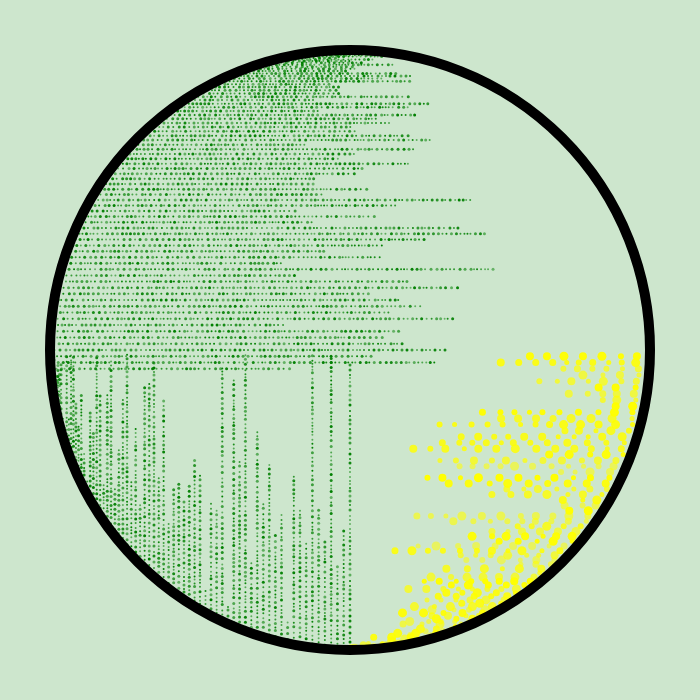
Frame 1 (no input)
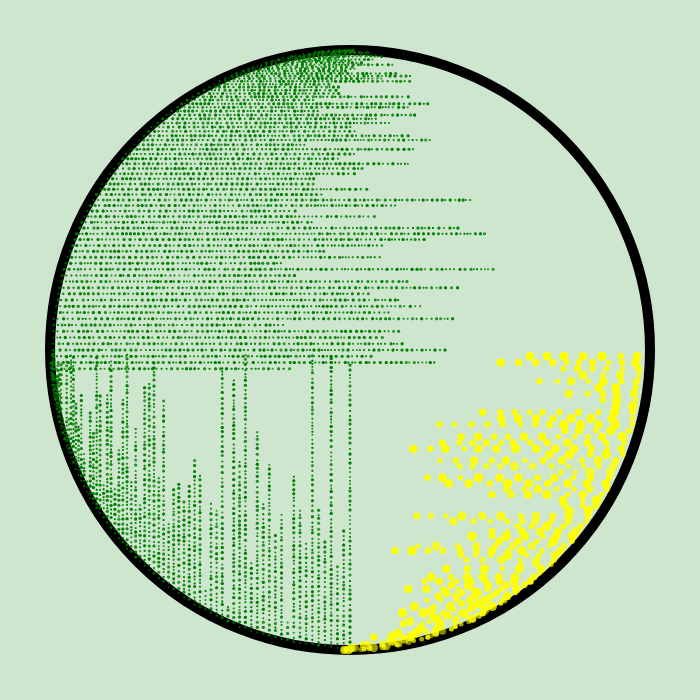
Frame 2 (the mouse pressed at the canvas centre, redrawn once)

The p5.js sketch that drew these frames (run headless with seeded random() and noise() and a simulated clock; the mouse was pressed at the canvas centre and the sketch redrawn once):

// p5.js sketch
// ── sketch.js
let mid = {};
let dish;
let lines = [];
let numberOfPoints = 300;
let nwCutoff = 24;
//https://lh3.googleusercontent.com/-ubAq4W0Zsqk/Wveb4ggSHII/AAAAAAAAVX4/rTcox6LuXVIHxywqhlXhSaoEAyIWJ6-mQCL0BGAYYCw/h467/2018-05-12.png
function setup() {
  //960,720;
  createCanvas(700, 700);
  const bg = ca("green", 50);
  background(bg);
  mid = {
    x: width / 2,
    y: height / 2
  };
  noLoop();
  setupSeed();

  dish = new Dish({
    radius: 300,
    numberOfPoints
  });
  let linePoints = dish.points.filter(i => i.x < 0 && i.y < nwCutoff);
  lines = linePoints.map(i => {
    const xabs = Math.abs(i.x);
    return new ColonyLine({
      startingPosition: createVector(i.x, i.y),
      length: random(xabs * 0.75, xabs * 1.5)
    });
  });

  let upLinePoints = dish.points.filter(i => i.y > nwCutoff && i.x < 0);
  lines.push(
    ...upLinePoints.map(i => {
      const line = new ColonyLine({
        startingPosition: createVector(i.x, i.y),
        length: random(10, Math.abs(i.y)),
        growthDirection: "-y"
      });
      //line.fillColor = ca("red");
      return line;
    })
  );

  let rightLinePoints = dish.points.filter(i => i.x > 0 && i.y > 0);
  lines.push(
    ...rightLinePoints.map(i => {
      const line = new ColonyLine({
        startingPosition: createVector(i.x, i.y),
        length: random(10, Math.abs(i.x) * 0.75),
        growthDirection: "-x",
        radiusFunc: () => randomInt(5, 10),
        bufferFunc: () => randomInt(7, 14)
      });
      line.fillColor = ca("yellow");
      return line;
    })
  );
}
function draw() {
  translate(mid.x, mid.y);

  lines.forEach(i => i.draw());
  // draw a circle to be the petri dish
  if (!dish.drawn) {
    dish.fillColor = ca("#fff", 0);
    dish.draw();
  }
  // find the points along the top left corner of the circle
  // for each of those points, draw a line of colonies in green
  // each colony should be of a similar, but random-like size
  // each line should decrease in density about 60% of the way
  //    through the circle, with the colonies getting slightly
  //    larger and further apart before tapering off
}

function setupSeed() {
  const fromLocation = new URL(document.location).searchParams.get("seed");
  if (fromLocation) {
    window.seed = parseFloat(fromLocation);
  } else {
    window.seed = ceil(random(0, 1000000));
  }
  console.log(window.seed);
  randomSeed(window.seed);
}
function randomFromArray(arr) {
  const i = Math.floor(random(0, arr.length));
  return arr[i];
}

function ca(c, a) {
  const result = color(c);
  if (a !== undefined) {
    result.setAlpha(a);
  }
  return result;
}

function polygonPoints(radius, numberOfPoints, { x = 0, y = 0, ao = 0 } = {}) {
  var angle = TWO_PI / numberOfPoints;
  const results = [];
  for (var a = 0; a < TWO_PI; a += angle) {
    var sx = x + cos(a + ao) * radius;
    var sy = y + sin(a + ao) * radius;
    results.push({ x: sx, y: sy });
  }
  return results;
}
class Colony {
  constructor({ position } = {}) {
    this.position = position || createVector(0, 0);
    this.strokeWeight = 0;
    this.strokeColor = color("#000");
    this.fillColor = ca(color("green"), 240);
    this.radius = 4;
  }
  draw() {
    strokeWeight(this.strokeWeight);
    stroke(this.strokeColor);
    fill(this.fillColor);
    ellipse(this.position.x, this.position.y, this.radius);
  }
}
function randomInt(a = 0, b = 1) {
  return Math.floor(random(a, b));
}
class ColonyLine {
  constructor({
    startingPosition,
    length,
    growthDirection,
    radiusFunc,
    bufferFunc
  }) {
    this.startingPosition = startingPosition;
    this.length = length;
    this.growthDirection = growthDirection || "x";
    this.bufferFunc = bufferFunc || (() => randomInt(1, 4));
    this.radiusFunc = radiusFunc || (() => randomInt(2, 4));
  }
  makeColonies() {
    let colonyLength = 0;
    const results = [];
    while (colonyLength < this.length) {
      const made = new Colony();
      made.radius = this.radiusFunc();
      made.buffer = this.bufferFunc();
      if (this.fillColor) {
        made.fillColor = this.fillColor;
      }
      made.fillColor.setAlpha(random(128, 255));
      const addSize = made.radius + made.buffer;
      made.position = this.startingPosition.copy();
      const growth = colonyLength + made.radius + Math.floor(made.buffer / 2);
      if (this.growthDirection == "x") {
        made.position.x += growth;
      } else if (this.growthDirection == "-y") {
        made.position.y -= growth;
      } else if (this.growthDirection == "-x") {
        made.position.x -= growth;
      }
      colonyLength += addSize;
      results.push(made);
    }
    return results;
  }
  draw() {
    if (!this.colonies) {
      this.colonies = this.makeColonies();
    }
    this.colonies.forEach(c => {
      c.draw();
    });
  }
}

class Dish {
  constructor({ radius, numberOfPoints }) {
    this.position = createVector(0, 0);
    this.radius = radius;
    this.numberOfPoints = numberOfPoints;
    this.strokeWeight = 10;
    this.strokeColor = color("#000");
    this.fillColor = color("#fff");
    this.points = this.calculatePoints(this.numberOfPoints);
    this.drawn = false;
  }
  calculatePoints(n) {
    return polygonPoints(this.radius, n, {
      ...this.position
    });
  }
  draw() {
    strokeWeight(this.strokeWeight);
    stroke(this.strokeColor);
    fill(this.fillColor);
    //this.drawPoints();
    this.drawCircle();
    this.drawn = true;
  }
  drawPoints() {
    this.points.forEach(i => {
      ellipse(i.x, i.y, 5, 5);
    });
    ellipse(0, 0, 5);
  }
  drawCircle() {
    ellipse(this.position.x, this.position.y, this.radius * 2);
  }
}
